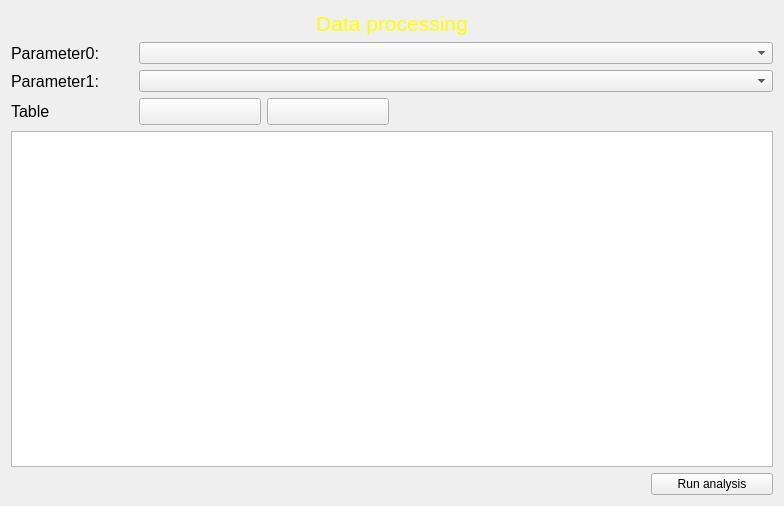
<?xml version="1.0" encoding="UTF-8"?>
<ui version="4.0">
 <class>Form</class>
 <widget class="QWidget" name="Form">
  <property name="geometry">
   <rect>
    <x>0</x>
    <y>0</y>
    <width>784</width>
    <height>506</height>
   </rect>
  </property>
  <property name="sizePolicy">
   <sizepolicy hsizetype="Expanding" vsizetype="Expanding">
    <horstretch>0</horstretch>
    <verstretch>0</verstretch>
   </sizepolicy>
  </property>
  <property name="windowTitle">
   <string/>
  </property>
  <layout class="QGridLayout" name="gridLayout">
   <item row="4" column="0" colspan="6">
    <widget class="QTableWidget" name="TableTable">
     <property name="rowCount">
      <number>0</number>
     </property>
     <property name="columnCount">
      <number>0</number>
     </property>
    </widget>
   </item>
   <item row="3" column="1">
    <widget class="QPushButton" name="ButtonAddItem">
     <property name="font">
      <font>
       <pointsize>12</pointsize>
      </font>
     </property>
     <property name="text">
      <string/>
     </property>
     <property name="icon">
      <iconset>
       <normaloff>../Pictures/emblem-added.svg</normaloff>../Pictures/emblem-added.svg</iconset>
     </property>
    </widget>
   </item>
   <item row="5" column="5">
    <widget class="QPushButton" name="ButtonStart">
     <property name="text">
      <string>Run analysis</string>
     </property>
     <property name="icon">
      <iconset>
       <normaloff>../Pictures/emblem-checked.svg</normaloff>../Pictures/emblem-checked.svg</iconset>
     </property>
    </widget>
   </item>
   <item row="0" column="0" colspan="6">
    <widget class="QLabel" name="label">
     <property name="palette">
      <palette>
       <active>
        <colorrole role="WindowText">
         <brush brushstyle="SolidPattern">
          <color alpha="255">
           <red>255</red>
           <green>255</green>
           <blue>0</blue>
          </color>
         </brush>
        </colorrole>
       </active>
       <inactive>
        <colorrole role="WindowText">
         <brush brushstyle="SolidPattern">
          <color alpha="255">
           <red>255</red>
           <green>255</green>
           <blue>0</blue>
          </color>
         </brush>
        </colorrole>
       </inactive>
       <disabled>
        <colorrole role="WindowText">
         <brush brushstyle="SolidPattern">
          <color alpha="255">
           <red>110</red>
           <green>113</green>
           <blue>117</blue>
          </color>
         </brush>
        </colorrole>
       </disabled>
      </palette>
     </property>
     <property name="font">
      <font>
       <pointsize>16</pointsize>
      </font>
     </property>
     <property name="mouseTracking">
      <bool>true</bool>
     </property>
     <property name="text">
      <string>Data processing</string>
     </property>
     <property name="textFormat">
      <enum>Qt::PlainText</enum>
     </property>
     <property name="alignment">
      <set>Qt::AlignCenter</set>
     </property>
    </widget>
   </item>
   <item row="3" column="2">
    <widget class="QPushButton" name="ButtonDeleteItem">
     <property name="font">
      <font>
       <pointsize>12</pointsize>
      </font>
     </property>
     <property name="text">
      <string/>
     </property>
     <property name="icon">
      <iconset>
       <normaloff>../Pictures/package-remove.svg</normaloff>../Pictures/package-remove.svg</iconset>
     </property>
    </widget>
   </item>
   <item row="1" column="1" colspan="5">
    <widget class="QComboBox" name="ComboBoxParameter0"/>
   </item>
   <item row="1" column="0">
    <widget class="QLabel" name="LabelParameter0">
     <property name="font">
      <font>
       <pointsize>12</pointsize>
      </font>
     </property>
     <property name="text">
      <string>Parameter0:</string>
     </property>
    </widget>
   </item>
   <item row="3" column="0">
    <widget class="QLabel" name="LabelTable">
     <property name="font">
      <font>
       <pointsize>12</pointsize>
      </font>
     </property>
     <property name="text">
      <string>Table</string>
     </property>
    </widget>
   </item>
   <item row="2" column="0">
    <widget class="QLabel" name="LabelParameter1">
     <property name="font">
      <font>
       <pointsize>12</pointsize>
      </font>
     </property>
     <property name="text">
      <string>Parameter1:</string>
     </property>
    </widget>
   </item>
   <item row="2" column="1" colspan="5">
    <widget class="QComboBox" name="ComboBoxParameter1"/>
   </item>
  </layout>
 </widget>
 <resources/>
 <connections/>
</ui>
